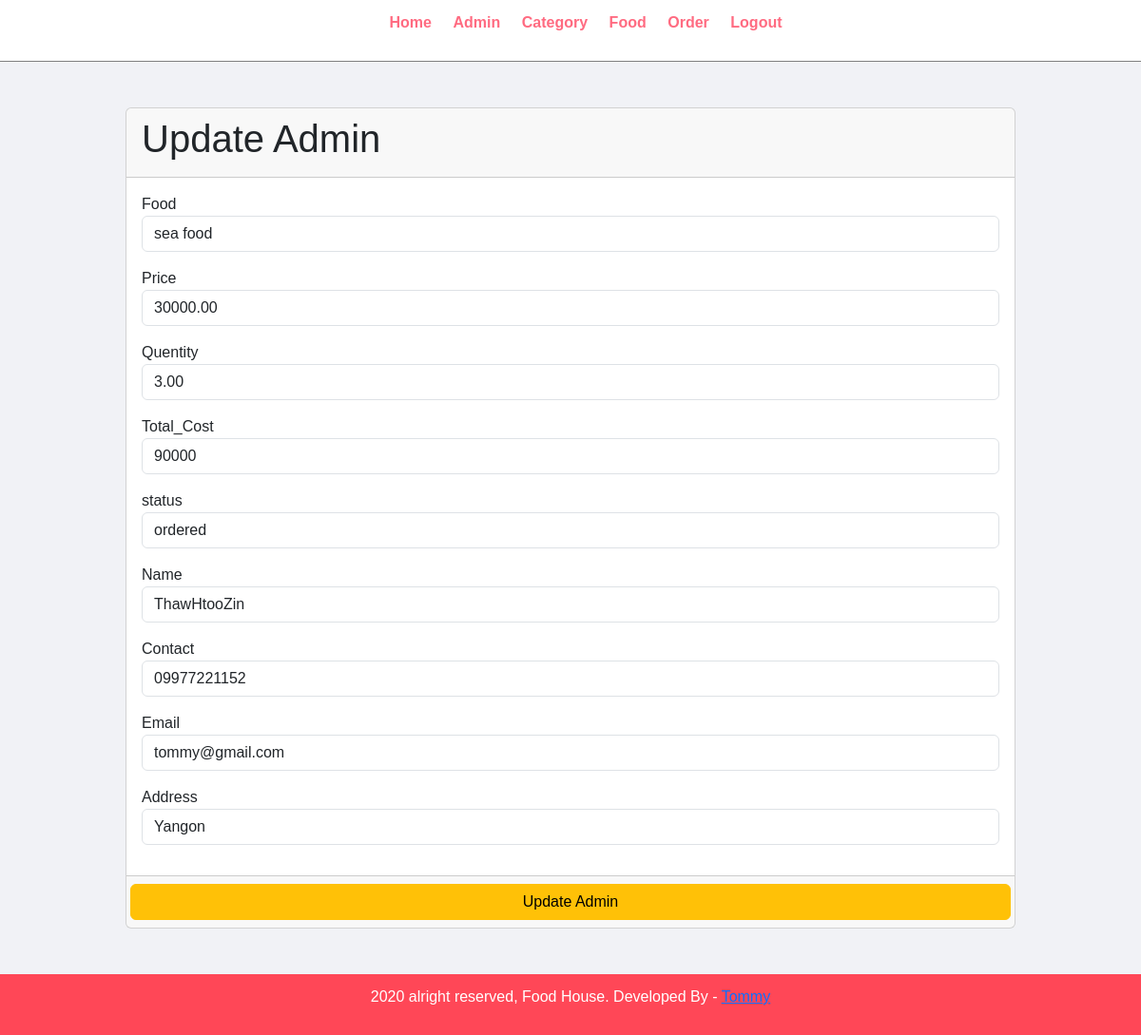
The page /admin/update-order.php?id=4 (signed in) on the database its author committed.
### tables this page shows
CREATE TABLE `tbl_order` (
  `id` int(10) NOT NULL,
  `food` varchar(150) NOT NULL,
  `price` varchar(255) NOT NULL,
  `qty` decimal(10,2) NOT NULL,
  `total` varchar(255) NOT NULL,
  `order_date` date NOT NULL DEFAULT current_timestamp(),
  `status` varchar(10) NOT NULL,
  `customer_name` varchar(100) NOT NULL,
  `customer_contact` varchar(100) NOT NULL,
  `customer_email` varchar(255) NOT NULL,
  `customer_address` varchar(255) NOT NULL
);

### admin/update-order.php (the view, shortened to what this page needs)
<?php
include 'partials/menu.php';
?>
<?php
$stmt = $pdo->prepare("SELECT * FROM tbl_order WHERE id=".$_GET['id']);
$stmt->execute();
$data = $stmt->fetch(PDO::FETCH_ASSOC);
?>
    <div class="main-content">
      <div class="wrapper">
        <div class="card">
          <div class="card-header">
            <h1>Update Admin</h1>
          </div>
          <form action="" method="post" autocomplete="off">
          <div class="card-body">
            <label>Food</label>
            <input type="text" name="food" class="form-control" placeholder="Enter Your Full Name" required value="<?php echo $data['food']; ?>">
            <label>Price</label>
            <input type="text" name="price" class="form-control" placeholder="Enter Your Full Name" required value="<?php echo $data['price']; ?>">
            <label>Quentity</label>
            <input type="text" name="qty" class="form-control" placeholder="Enter Your Full Name" required value="<?php echo $data['qty']; ?>">
            <label>Total_Cost</label>
            <input type="text" name="total_price" class="form-control" placeholder="Enter Your Full Name" required value="<?php echo $data['total']; ?>">
            <label>status</label>
            <input type="text" name="status" class="form-control" placeholder="Enter Your Full Name" required value="<?php echo $data['status']; ?>">
            <label>Name</label>
            <input type="text" name="name" class="form-control" placeholder="Enter Your Full Name" required value="<?php echo $data['customer_name']; ?>">
            <label>Contact</label>
            <input type="text" name="contact" class="form-control" placeholder="Enter Your Full Name" required value="<?php echo $data['customer_contact']; ?>">
            <label>Email</label>
            <input type="text" name="email" class="form-control" placeholder="Enter Your Full Name" required value="<?php echo $data['customer_email']; ?>">
            <label>Address</label>
            <input type="text" name="address" class="form-control" placeholder="Enter Your Full Name" required value="<?php echo $data['customer_address']; ?>">
          </div>
          <div class="card-footer">
            <div class="row">
              <button type="submit" class="btn btn-warning">Update Admin</button>
            </div>
          </div>
        </form>
        </div>
        </div>
      </div>
    <?php
    include 'partials/footer.php';
    ?>

### rows shown on the page
tbl_order: food "sea food", price "30000.00", qty "3.00", total_price "90000", status "ordered", name "ThawHtooZin", contact "09977221152", email "tommy@gmail.com", address "Yangon"
